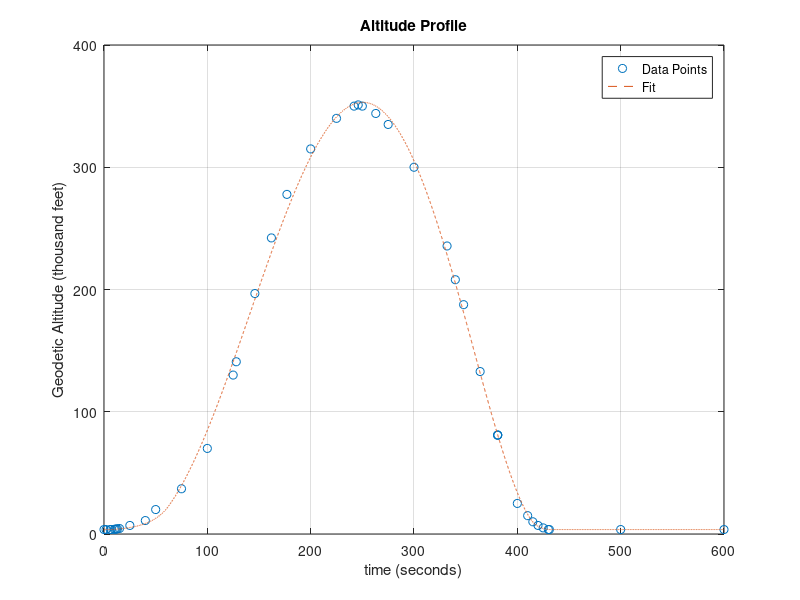

Source code (MATLAB): (Note: this script raises an error after producing the figure.)
%column 1 is time (seconds) and column 2 is altitude (1,000 feet)
clear; clc; close all;

profile = [0,3.65
    2,3.65
    6,3.65
    7,3.65
    10,3.8
    11,3.9
    12,4.1
    13,4.2
    15,4.5
    25,7
    40,11
    50,20
    75,37
    100,70
    125,130
    128,140.9
    146,196.7
    162,242.2
    177,277.8
    200,315
    225,340
    242,350
    246,351
    250,350
    263,344
    275,335
    300,300
    332,235.6
    340,208
    348,187.6
    364,132.9
    380.9,80.9
    381,80.9
    381.1,80.9
    400,25
    410,15
    415,10
    420,7
    425,5
    430,3.65
    431,3.65
    500,3.65
    600,3.65];
%liftoff at 7 seconds - index 4
%meco at 146 seconds
%peak at 246 seconds - index 23
%land at 430 seconds - index 40 
skip1 = 60;
skip2=414;
time = linspace(0,600,6000);

time1=time(time<= 7);
time2=time(time>7 & time<=skip1);
time3=time(time>skip1 & time<=skip2);
time4=time(time>skip2 & time<=430);
time5=time(time>430);

p1=polyfit(profile(4:40,1),profile(4:40,2),5);
alt1=0.*time1+3.65;
alt3 = polyval(p1,time3);
alt5=0.*time5+3.65;

b = alt3(1);
a = skip1;
w = log(b-2.65) / (a-7);
alt2 = exp(w.*(time2 - 7)) + 2.65;

b = alt3(length(alt3));
a = skip2;
w = log(b-2.65) / (a-430);
alt4 = exp(w.*(time4 - 430)) + 2.65;

alt=[alt1,alt2,alt3,alt4,alt5];

plot(profile(:,1),profile(:,2), 'o')
grid on
xlabel('time (seconds)')
ylabel('Geodetic Altitude (thousand feet)')
title('Altitude Profile')
hold on
plot(time,alt,'--')
legend('Data Points', 'Fit')
xline(7,'--k',{'Liftoff'},'HandleVisibility','off')
xline(146,'--k',{'Meco'},'HandleVisibility','off')
xline(246, '--k', {'Apogee'},'HandleVisibility','off')
xline(430, '--k', {'Land'},'HandleVisibility','off')
hold off

alt = alt.*1000;
alt = alt./3.281;
[~, ~, pressure, ~] = atmoscoesa(alt);

figure;
plot(time,pressure)
grid on
title("Pressure Profile")
xlabel('time (s)')
ylabel('Pressure (Pa)')
xline(7,'--k',{'Liftoff'},'HandleVisibility','off')
xline(146,'--k',{'Meco'},'HandleVisibility','off')
xline(246, '--k', {'Apogee'},'HandleVisibility','off')
xline(430, '--k', {'Land'},'HandleVisibility','off')

writematrix(time, 'time.csv');
writematrix(alt, 'altitude.csv');
writematrix(pressure, 'pressure.csv');

figure;
semilogy(time,pressure)
grid on
title("Pressure Profile")
xlabel('time (s)')
ylabel('Pressure (Pa)')
xline(7,'--k',{'Liftoff'},'HandleVisibility','off')
xline(146,'--k',{'Meco'},'HandleVisibility','off')
xline(246, '--k', {'Apogee'},'HandleVisibility','off')
xline(430, '--k', {'Land'},'HandleVisibility','off')